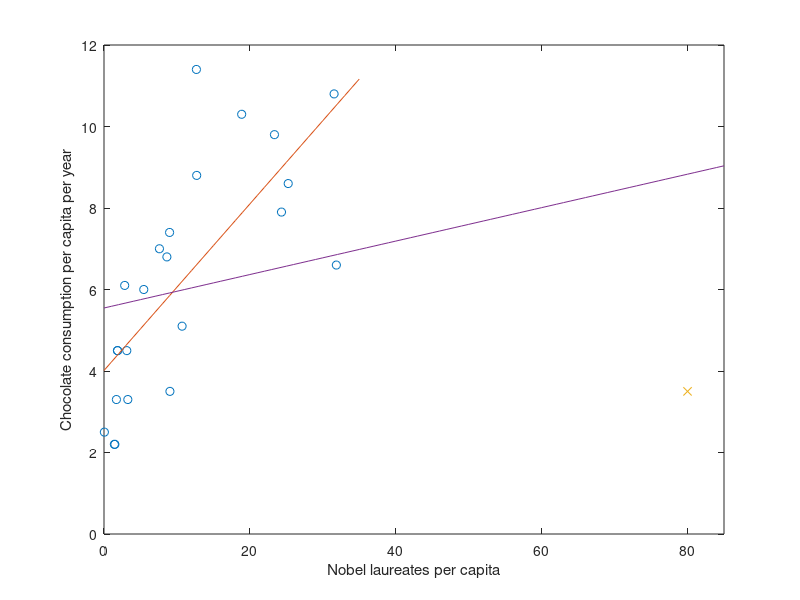

The MATLAB source for this figure:
load ('Nobel_vs_choco.txt')
nobel=data(:,1);
choco=data(:,2);
plot(nobel,choco,"o")
axis([0,85,0,12])
xlabel('Nobel laureates per capita')
ylabel('Chocolate consumption per capita per year')
X=ones(length(nobel),2);
X(:,1)=nobel;
Y=choco;
p=pinv(X)*Y;
xx=0:1:35;
hold on;
plot(xx,xx*p(1)+p(2))
my_nobel = 10*(1+7);
my_choco = .5*(0+7);
hold on;
plot(my_nobel,my_choco,"x");
X = [X; my_nobel 1];
Y = [Y; my_choco];
p=pinv(X)*Y;
xx=0:1:85;
hold on;
plot(xx,xx*p(1)+p(2))